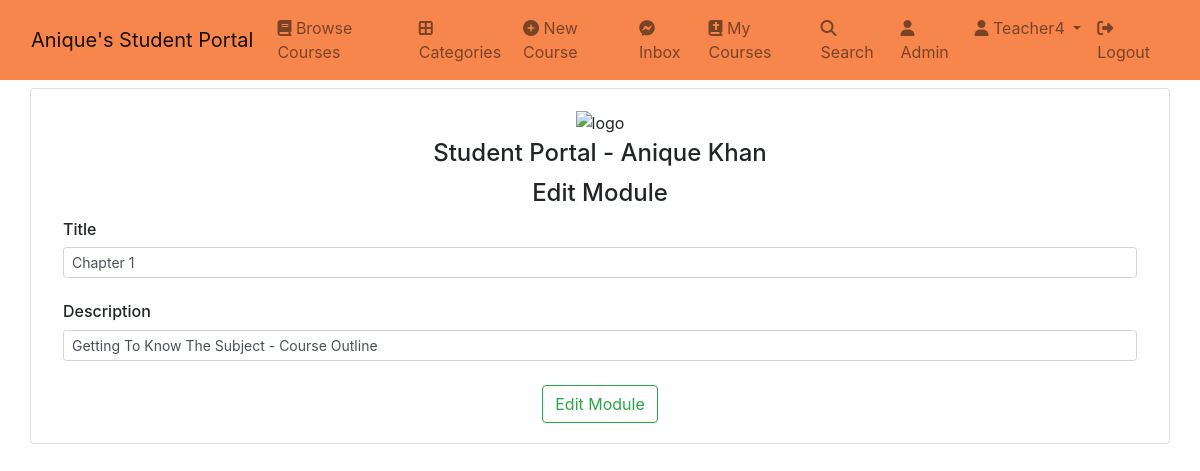
Screenshot of /course/31f14fdc-ee4c-420d-b912-1c9cc059e567/modules/1/edit (signed in) with the database file from the repository.
### module/models.py (models this page shows, shortened)
class Module(models.Model):
    title = models.CharField(max_length=150,unique=True)
    description = models.TextField(null=True,blank=True)
    user = models.ForeignKey(User, on_delete=models.CASCADE, related_name="module_user")
    pages = models.ManyToManyField(Page)
    quizzes = models.ManyToManyField(Quiz)
    assignments = models.ManyToManyField(Assignment)

### module/views.py (the view)
# urls.py: path("<course_id>/modules/<module_id>/edit", edit_module, name="edit-module"),
def edit_module(request, course_id, module_id):
    user = request.user
    module = get_object_or_404(Module, id=module_id)
    course = get_object_or_404(Course, id=course_id)
    if user != course.user:
        return HttpResponse("<h1>You are not allowed to perform that operation.</h1>")
    else:
        if request.method == "POST":
            form = NewModuleForm(request.POST, instance=module)
            if form.is_valid():
                module.title = form.cleaned_data.get("title")
                module.description = form.cleaned_data.get("description")
                module.save()
                course.save()
                return redirect('course-modules', course_id=course_id)
        else:
            form = NewModuleForm(instance=module)
    context = {
        "form": form,
    }
    return render(request, 'module/edit_module.html', context)

### module/forms.py
class NewModuleForm(forms.ModelForm):
    title = forms.CharField(widget=forms.TextInput(
        attrs={"class": "form-control form-control-sm"}), required=True)
    description = forms.CharField(widget=forms.TextInput(
        attrs={"class": "form-control form-control-sm"}), required=False)
    class Meta:
        model = Module
        fields = ("title",  "description")

### student_portal/templates/module/edit_module.html (shortened to what this page needs)
{% extends 'base.html' %} {% load widget_tweaks %}{% block content %}
<div class="container mt-2">
  <div class="row">
    <div class="card w-100">
      <div class="card-body">
        <div class="text-center">
          <img
            src="https://mdbcdn.b-cdn.net/img/Photos/new-templates/bootstrap-login-form/lotus.webp"
            style="width: 185px"
            alt="logo"
          />
          <h4 class="mt-1 mb-2 pb-1">Student Portal - Anique Khan</h4>
          <h4 class="pb-1">Edit Module</h4>
        </div>
        <form method="post" action="" role="form">
          <div class="form-outline mb-4">
            <h6 class="form-label" for="form2Example11">Title</h6>
            {{ form.title }}
          </div>
          <div class="form-outline mb-4">
            <h6 class="form-label" for="form2Example11">Description</h6>
            {{ form.description }}
          </div>
          <div class="text-center">
            <button type="submit" class="btn btn-outline-success">
              Edit Module
            </button>
          </div>
        </form>
      </div>
    </div>
  </div>
</div>
{% endblock content %}

### student_portal/templates/base.html (shortened to what this page needs)
{% load static %}
<!DOCTYPE html>
<html lang="en">
  <head>
    <link
      href="https://cdn.jsdelivr.net/npm/bootstrap@5.0.2/dist/css/bootstrap.min.css"
      rel="stylesheet"
    />
    <link
      rel="stylesheet"
      href="https://cdnjs.cloudflare.com/ajax/libs/font-awesome/6.1.1/css/all.min.css"
    />
    <link
      rel="stylesheet"
      href="https://stackpath.bootstrapcdn.com/bootstrap/4.3.1/css/bootstrap.min.css"
    />
  </head>
  <body>
    <nav
      class="navbar navbar-expand-lg navbar-light"
      style="background: #f7864d"
    >
      <div class="container-fluid">
        <a class="navbar-brand" href="{% url 'index' %}"
          >Anique's Student Portal</a
        >
        <div class="collapse navbar-collapse" id="navbarSupportedContent">
          <ul class="navbar-nav me-auto mb-2 mb-lg-0">
            <li class="nav-item">
              <a class="nav-link" href="{% url 'browse-courses' %}"
                ><i class="fa fa-book"></i> Browse Courses</a
              >
            </li>
            <li class="nav-item">
              <a class="nav-link" href="{% url 'categories' %}"
                ><i class="fas fa-border-all"></i> Categories</a
              >
            </li>
            <li class="nav-item">
              <a class="nav-link" href="{% url 'new-course' %}"
                ><i class="fa fa-plus-circle"></i> New Course</a
              >
            </li>
            <li class="nav-item">
              <a class="nav-link" href="{% url 'inbox' %}"
                ><i class="fa-brands fa-facebook-messenger"></i> Inbox
              </a>
            </li>
            <li class="nav-item">
              <a class="nav-link" href="{% url 'my-courses' %}"
                ><i class="fa-solid fa-book-bible"></i> My Courses</a
              >
            </li>
            <li class="nav-item">
              <a class="nav-link" href="{% url 'search' %}"
                ><i class="fa-solid fa-search"></i> Search</a
              >
            </li>
            {% if request.user.is_superuser %}
            <li class="nav-item">
              <a class="nav-link" href="/admin"
                ><i class="fa fa-user"></i> Admin</a
              >
            </li>
            {% endif %}
            <li class="nav-item dropdown">
              <a
                class="nav-link dropdown-toggle"
                href="#"
                id="navbarDropdown"
                role="button"
                data-bs-toggle="dropdown"
                aria-expanded="false"
              >
                <i class="fa fa-user"></i> {{request.user.username|capfirst}}
              </a>
            </li>
            <li class="nav-item">
              <a class="nav-link" href="{% url 'logout' %}"
                ><i class="fa-solid fa-right-from-bracket"></i> Logout</a
              >
            </li>
          </ul>
        </div>
      </div>
    </nav>
    {% block content %} {% block pagination %} {% endblock pagination %} {% endblock content %}
  </body>
</html>

### rows the page displays
Module: title "Chapter 1", description "Getting To Know The Subject - Course Outline"

### other values shown
{{ request.user.username|capfirst }} "Teacher4"
